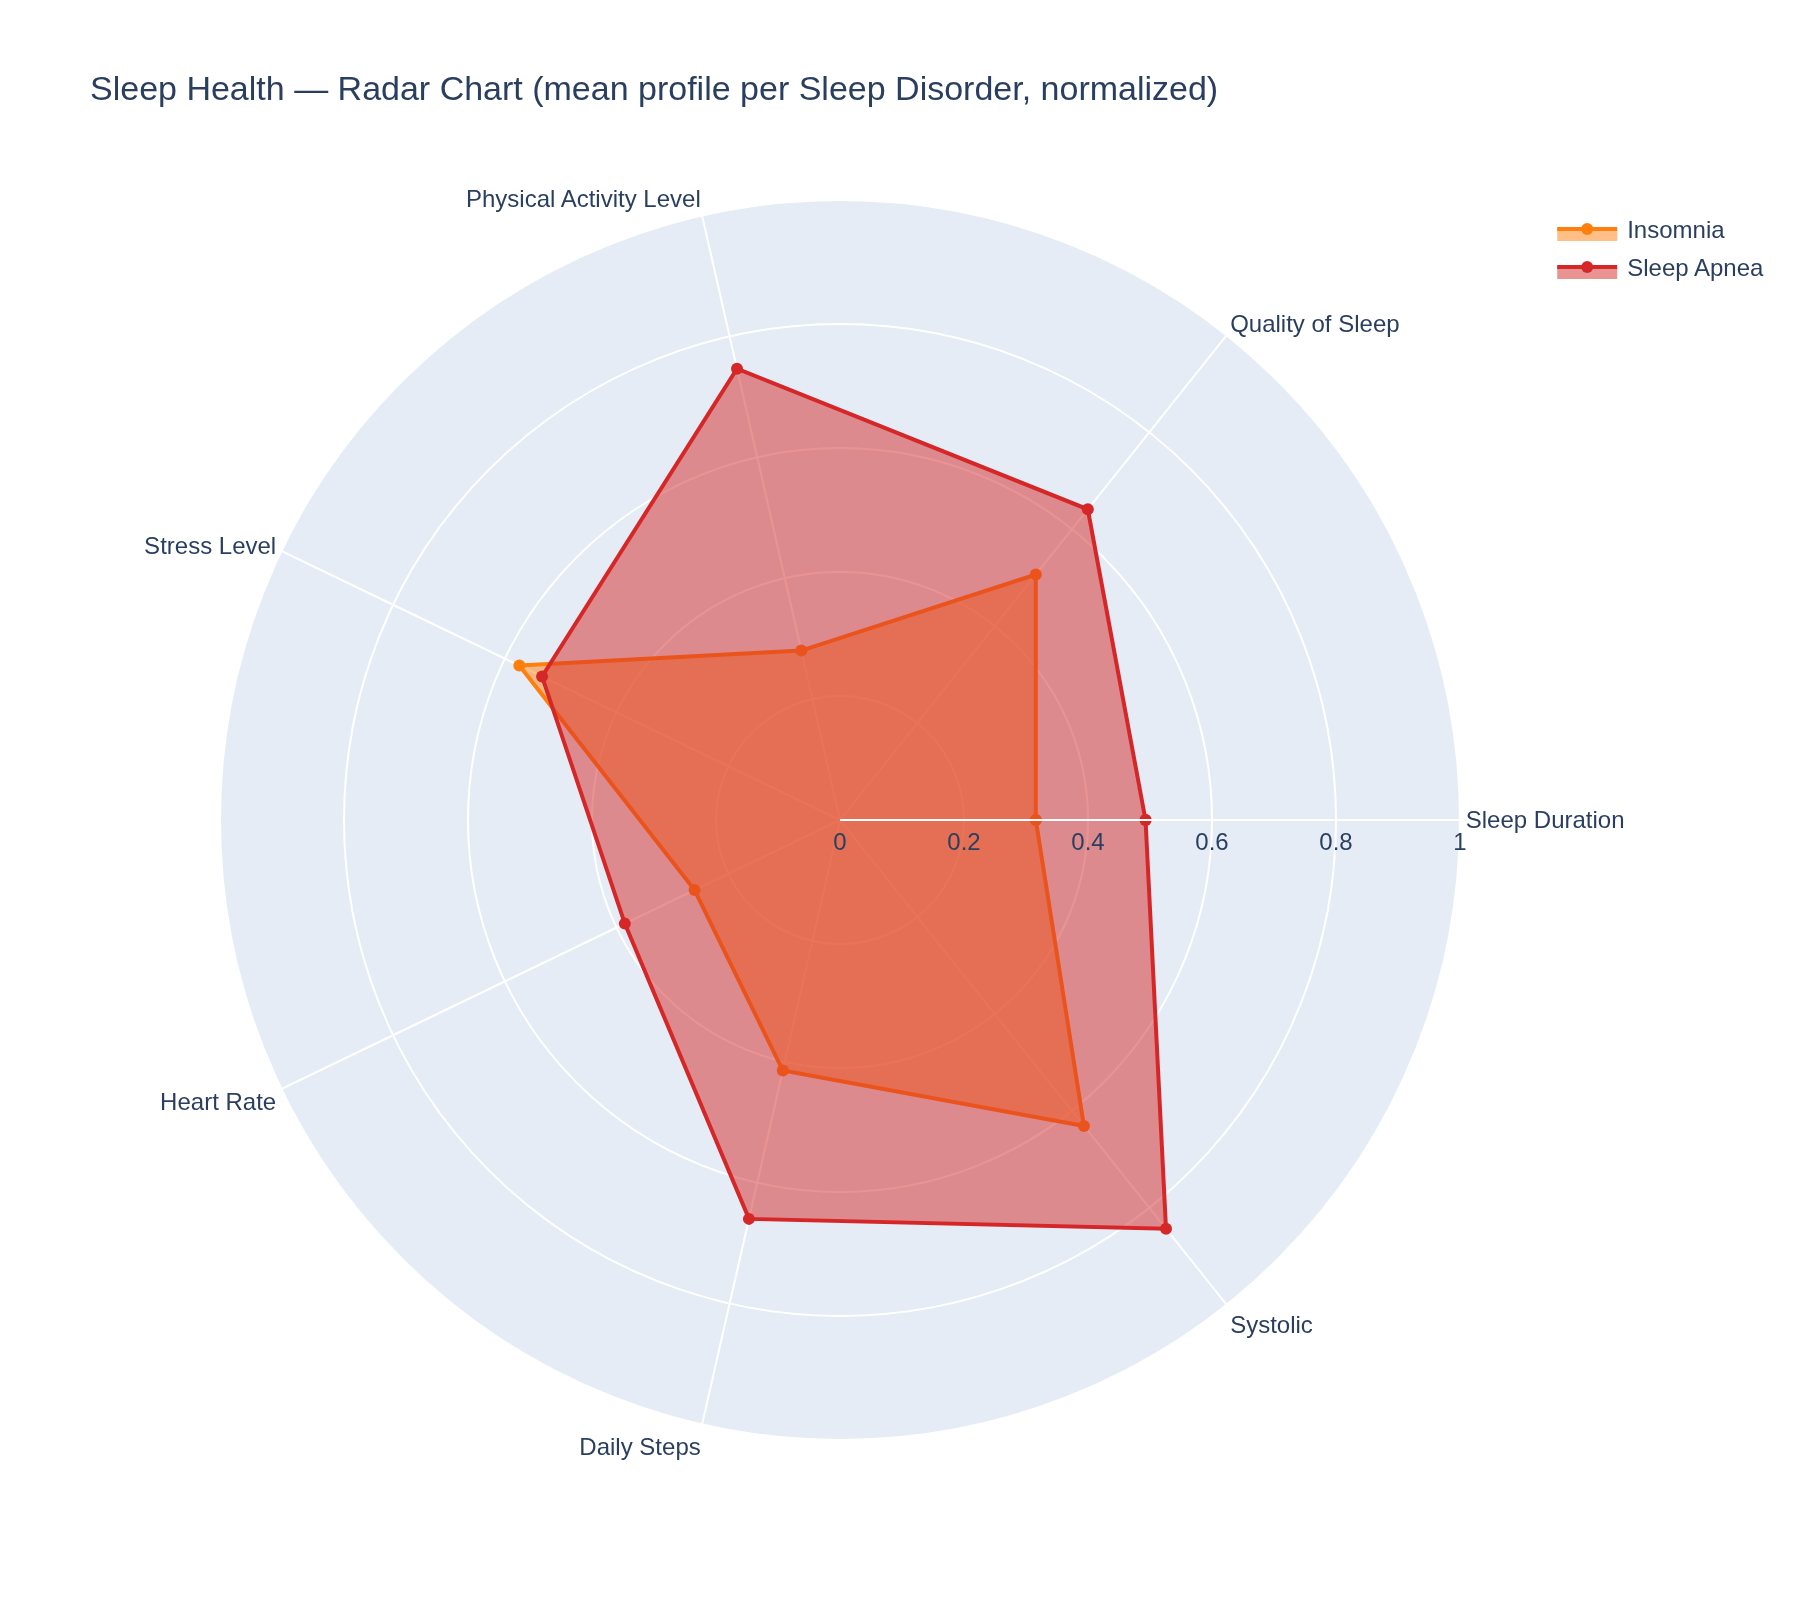

Generate this figure with Python:
import pandas as pd
import plotly.graph_objects as go

df = pd.read_csv("sleep_clean.csv", keep_default_na=False)
df = df[df["Sleep Disorder"] != "None"].reset_index(drop=True)

dims = ["Sleep Duration", "Quality of Sleep", "Physical Activity Level",
        "Stress Level", "Heart Rate", "Daily Steps", "Systolic"]

norm = df[dims].copy()
for c in dims:
    norm[c] = (df[c] - df[c].min()) / (df[c].max() - df[c].min())
norm["Sleep Disorder"] = df["Sleep Disorder"]

agg = norm.groupby("Sleep Disorder")[dims].mean().reset_index()

fig = go.Figure()
colors = {"None": "#1f77b4", "Insomnia": "#ff7f0e", "Sleep Apnea": "#d62728"}
for _, row in agg.iterrows():
    fig.add_trace(go.Scatterpolar(
        r=[row[c] for c in dims] + [row[dims[0]]],
        theta=dims + [dims[0]],
        fill="toself",
        name=row["Sleep Disorder"],
        line=dict(color=colors[row["Sleep Disorder"]]),
    ))
fig.update_layout(
    polar=dict(radialaxis=dict(visible=True, range=[0, 1])),
    title="Sleep Health — Radar Chart (mean profile per Sleep Disorder, normalized)",
    showlegend=True,
)
fig.write_image("viz_radar.png", width=900, height=800, scale=2)
print("Wrote viz_radar.png")
